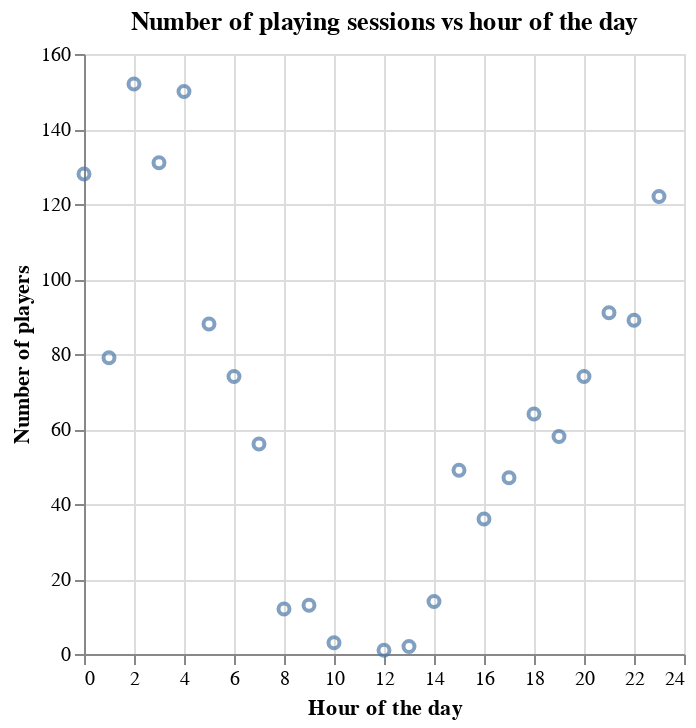

Notebook code for this chart:
### Markdown cell above
#### Visualizations

Below are vizualizations comparing the relationship between hour of the day and number of playing sessions (`Number of playing sessions vs hour of the day`) and the relationship between hour of the day minutes played per session (`Total minutes per playing session vs hour the day`). In these vizualizations, we can see some obvious clusters, so we know clustering is an effective method of anaylsis to use. In `Number of playing sessions vs hour of the day`, we can see a cluster early in the day with a high number of playing sessions, a cluster mid-day with a low number of playing sessions, and a cluster late in the day with a high number of playing session. In `Total minutes per playing session vs hour the day`, we can see a cluster early in the day with few total minutes, a cluster late in the day with few total minutes, and a cluster late in the day with high total minutes.

### Code cell
hours_scatter = alt.Chart(start_hour_data).mark_point().encode(
    x=alt.X('start_hour').title('Hour of the day'),
    y=alt.Y('count').title('Number of players'),
).properties(title='Number of playing sessions vs hour of the day')

display(hours_scatter)
display(Markdown("**Figure 1.0:** Exploratory visualization of number of players active throughout the day."))

### Figure 1 — Vega specification as saved in the notebook (floating-point values rounded to 4 significant figures)
{"$schema": "https://vega.github.io/schema/vega/v5.json", "data": [{"name": "source_0", "values": [{"count": 152, "start_hour": 2}, {"count": 150, "start_hour": 4}, {"count": 131, "start_hour": 3}, {"count": 128, "start_hour": 0}, {"count": 122, "start_hour": 23}, {"count": 91, "start_hour": 21}, {"count": 89, "start_hour": 22}, {"count": 88, "start_hour": 5}, {"count": 79, "start_hour": 1}, {"count": 74, "start_hour": 20}, {"count": 74, "start_hour": 6}, {"count": 64, "start_hour": 18}, {"count": 58, "start_hour": 19}, {"count": 56, "start_hour": 7}, {"count": 49, "start_hour": 15}, {"count": 47, "start_hour": 17}, {"count": 36, "start_hour": 16}, {"count": 14, "start_hour": 14}, {"count": 13, "start_hour": 9}, {"count": 12, "start_hour": 8}, {"count": 3, "start_hour": 10}, {"count": 2, "start_hour": 13}, {"count": 1, "start_hour": 12}]}, {"name": "source_0_x_domain_start_hour", "values": [{"min": 0, "max": 23}]}, {"name": "source_0_y_domain_count", "values": [{"min": 1, "max": 152}]}], "marks": [{"type": "symbol", "name": "marks", "from": {"data": "source_0"}, "encode": {"update": {"y": {"field": "count", "scale": "y"}, "stroke": {"value": "#4c78a8"}, "opacity": {"value": 0.7}, "fill": {"value": "transparent"}, "x": {"field": "start_hour", "scale": "x"}}}, "style": ["point"]}], "scales": [{"name": "x", "type": "linear", "domain": [{"signal": "(data(\"source_0_x_domain_start_hour\")[0] || {}).min"}, {"signal": "(data(\"source_0_x_domain_start_hour\")[0] || {}).max"}], "range": [0, {"signal": "width"}], "nice": true, "zero": true}, {"name": "y", "type": "linear", "domain": [{"signal": "(data(\"source_0_y_domain_count\")[0] || {}).min"}, {"signal": "(data(\"source_0_y_domain_count\")[0] || {}).max"}], "range": [{"signal": "height"}, 0], "nice": true, "zero": true}], "axes": [{"scale": "x", "gridScale": "y", "grid": true, "zindex": 0, "maxExtent": 0, "ticks": false, "orient": "bottom", "tickCount": {"signal": "ceil(width/40)"}, "minExtent": 0, "domain": false, "aria": false, "labels": false}, {"scale": "y", "grid": true, "orient": "left", "domain": false, "maxExtent": 0, "zindex": 0, "aria": false, "labels": false, "tickCount": {"signal": "ceil(height/40)"}, "gridScale": "x", "minExtent": 0, "ticks": false}, {"scale": "x", "title": "Hour of the day", "labelFlush": true, "tickCount": {"signal": "ceil(width/40)"}, "zindex": 0, "orient": "bottom", "grid": false, "labelOverlap": true}, {"scale": "y", "tickCount": {"signal": "ceil(height/40)"}, "grid": false, "orient": "left", "title": "Number of players", "labelOverlap": true, "zindex": 0}], "title": {"text": "Number of playing sessions vs hour of the day", "frame": "group"}, "style": "cell", "padding": 5, "background": "white", "width": 300, "height": 300}
